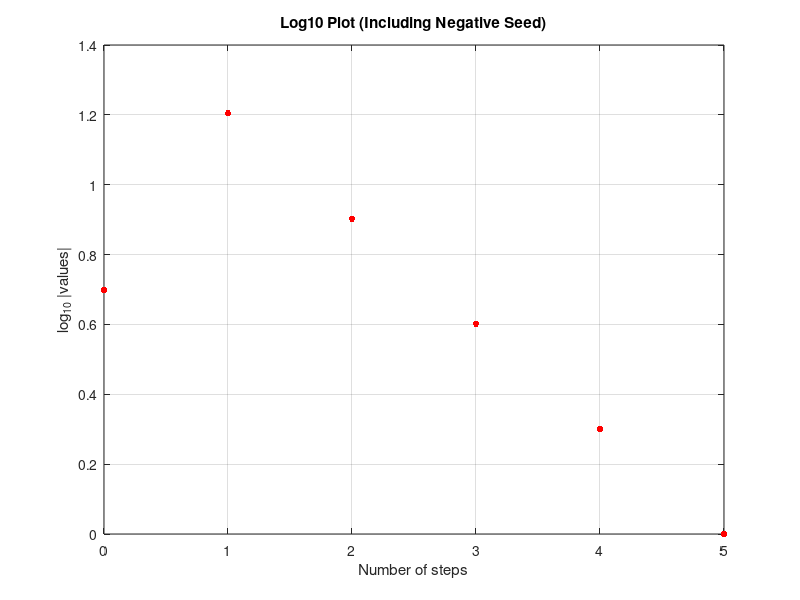

Here is the MATLAB script that generated this plot:
%% =====================================================================
%  File:        collatz_timed_421_loop.m
%  Description: Times how long the Collatz sequence takes to reach the
%               canonical 4-2-1 loop for any input integer. Detects cycles,
%               stores the trajectory, and plots on a log10 scale. Useful
%               for measuring stopping time of individual seeds.
%
%  Thesis:      Investigation and visualisation of the 3X+1 Problem
%  Chapter:     3 — Core Collatz Visualisation
%  Author:      Sai Vidya Chaitanya Penta (A00047206)
%  Supervisor:  Dr Kevin Berwick
%  Institution: Technological University Dublin
%  ===================================================================== %%

n = input('Enter any integer (positive or negative): ');

sequence = n;
visited = n;   % store visited values to detect cycles

tic   % START TIMER

reached421 = false;
time_to_421 = NaN;

while true
    if n == 1
        break
    end

    if mod(n,2) == 0
        n = n / 2;
    else
        n = 3*n + 1;
    end

    % Store sequence
    sequence = [sequence n];
    visited = [visited n];

    % Check if 4-2-1 loop is reached
    if ~reached421 && ismember(n, [4 2 1]) && ...
            all(ismember([4 2 1], visited))
        time_to_421 = toc;   % STOP TIMER
        reached421 = true;
    end

    % Stop if a cycle is detected
    if numel(unique(visited)) < numel(visited)
        disp('Cycle detected, stopping iteration.');
        break
    end
end

disp(sequence)

% Number of steps
steps = 0:length(sequence)-1;

% Log10 of absolute values
log_values = log10(abs(sequence));

% Plot
figure
plot(steps, log_values, 'r.', 'MarkerSize', 15)
grid on
xlabel('Number of steps')
ylabel('log_{10} |values|')
title('Log10 Plot (Including Negative Seed)')

% Display execution time
if ~isnan(time_to_421)
    fprintf('Execution time to reach the 4-2-1 loop: %.6f seconds\n', time_to_421);
else
    disp('4-2-1 loop was not reached.');
end
